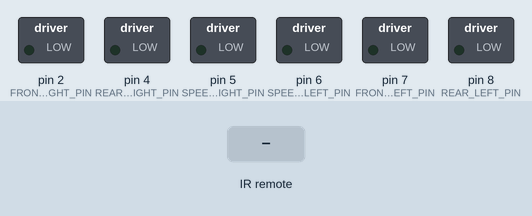
Simulated run of this sketch. Board: Arduino Uno, built with avr-gcc and run on an emulated ATmega328P. On the bench: switched loads named in the sketch (green lamp = pin HIGH). Inputs (shaded band) come from the test bench.

Above: at 1.2 s.
1.3 s: infrared code 0xFF18E7 received
At 2.1 s:
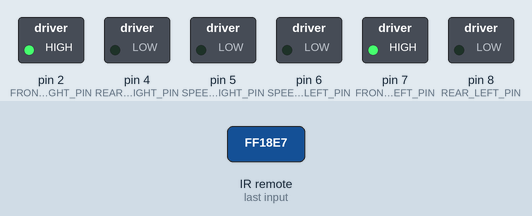
3.3 s: infrared code 0xFF4AB5 received
At 4.8 s:
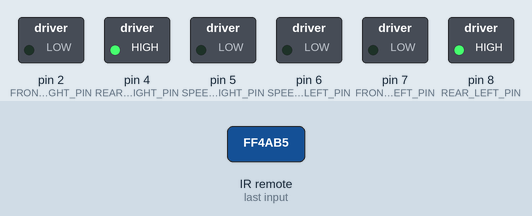
5.3 s: infrared code 0xFF10EF received
At 6.3 s:
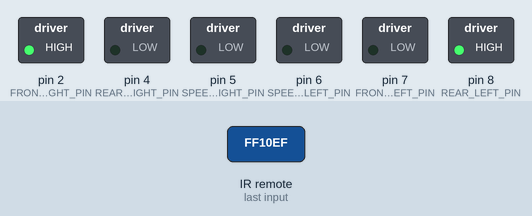
7.3 s: infrared code 0xFF5AA5 received
At 9.0 s:
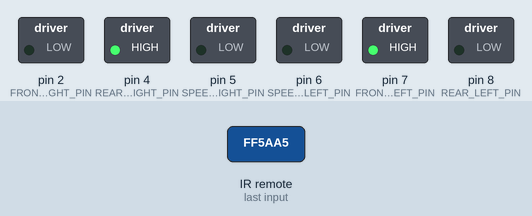
Timing chart, 0 to 10.3 s (numbered marks = the images above; inputs shaded):
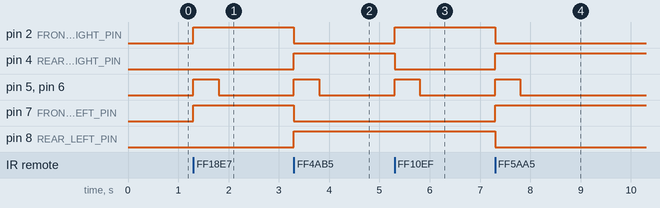

Measured:
- after the input at 1.3 s, pin 2 (FRONT_RIGHT_PIN), pin 7 (FRONT_LEFT_PIN): LOW → HIGH at once; pin 5 (SPEED_RIGHT_PIN), pin 6 (SPEED_LEFT_PIN): LOW → HIGH at once, → LOW 0.50 s later
- after the input at 3.3 s, pin 2 (FRONT_RIGHT_PIN), pin 7 (FRONT_LEFT_PIN): HIGH → LOW at once; pin 4 (REAR_RIGHT_PIN), pin 8 (REAR_LEFT_PIN): LOW → HIGH at once; pin 5 (SPEED_RIGHT_PIN), pin 6 (SPEED_LEFT_PIN): LOW → HIGH at once, → LOW 0.50 s later
- after the input at 5.3 s, pin 2 (FRONT_RIGHT_PIN): LOW → HIGH at once; pin 4 (REAR_RIGHT_PIN): HIGH → LOW at once; pin 5 (SPEED_RIGHT_PIN), pin 6 (SPEED_LEFT_PIN): LOW → HIGH at once, → LOW 0.50 s later
- after the input at 7.3 s, pin 2 (FRONT_RIGHT_PIN), pin 8 (REAR_LEFT_PIN): HIGH → LOW at once; pin 4 (REAR_RIGHT_PIN), pin 7 (FRONT_LEFT_PIN): LOW → HIGH at once; pin 5 (SPEED_RIGHT_PIN), pin 6 (SPEED_LEFT_PIN): LOW → HIGH at once, → LOW 0.50 s later

The sketch:

RemoteCar.ino
```cpp
#include <IRremote.h>

#include "IR.h"
#include "Motors.h"

/*
 * Function used to do initial setup.
 */
void setup() {
  Serial.begin(9600);

  // Start Receiver
  IR::receiver.enableIRIn();

  // Configure INPUT PINS.
  pinMode(IR::PIN, INPUT);

  // Configure OUTPUT PINS.
  pinMode(Motors::SPEED_LEFT_PIN, OUTPUT);
  pinMode(Motors::SPEED_RIGHT_PIN, OUTPUT);
  pinMode(Motors::REAR_LEFT_PIN, OUTPUT);
  pinMode(Motors::REAR_RIGHT_PIN, OUTPUT);
  pinMode(Motors::FRONT_LEFT_PIN, OUTPUT);
  pinMode(Motors::FRONT_RIGHT_PIN, OUTPUT);
}

void loop() {
  if (IR::receiver.decode(&IR::results)) {
    switch (IR::results.value) {
      case IR::REMOTE_LEFT: Motors::left(); break;
      case IR::REMOTE_UP: Motors::forward(); break;
      case IR::REMOTE_RIGHT: Motors::right(); break;
      case IR::REMOTE_DOWN: Motors::reverse(); break;
    }

    IR::receiver.resume();
  }
}
```

IR.h
```cpp
#ifndef IR_H
#define IR_H

namespace IR {
  /*
   * IR value for up button.
   */
  const long REMOTE_UP = 16718055;

  /*
   * IR value for up down.
   */
  const long REMOTE_DOWN = 16730805;

  /*
   * IR value for left button.
   */
  const long REMOTE_LEFT = 16716015;

  /*
   * IR value for right button.
   */
  const long REMOTE_RIGHT = 16734885;

  /*
   * Digital PIN which the IR Receiver will be transmitting data to.
   */
  const int PIN = 3;

  /**
   * Create a new instance of IR Receiver.
   */
  IRrecv receiver(PIN);

  /**
   * Used to store the data the IR Receiver is receiving.
   */
  decode_results results;
}

#endif
```

Motors.h
```cpp
#ifndef MOTORS_H
#define MOTORS_H

namespace Motors {
  /*
   * Analog PIN used to control the speed of the right motors.
   */
  const int SPEED_LEFT_PIN = 6;

  /*
   * Analog PIN used to control the speed of the left motors.
   */
  const int SPEED_RIGHT_PIN = 5;

  /*
   * Digital PIN used to control the rear left motor.
   */
  const int REAR_LEFT_PIN = 8;

  /*
   * Digital PIN used to control the rear right motor.
   */
  const int REAR_RIGHT_PIN = 4;

  /*
   * Digital PIN used to control the front left motor.
   */
  const int FRONT_LEFT_PIN = 7;

  /*
   * Digital PIN used to control the front right motor.
   */
  const int FRONT_RIGHT_PIN = 2;

  /*
   * Default motors speed.
   */
  const int SPEED = 255;

  /*
   * Default movement duration.
   */
  const int MOVEMENT_DURATION = 500;

  /*
   * Function used to speed up the motors.
   */
  void engineOn () {
    digitalWrite(SPEED_LEFT_PIN, SPEED);
    digitalWrite(SPEED_RIGHT_PIN, SPEED);
  }

  /*
   * Function used to slow down the motors.
   */
  void engineOff () {
    digitalWrite(SPEED_LEFT_PIN, 0);
    digitalWrite(SPEED_RIGHT_PIN, 0);
  }

  /*
   * Fuction used to go forward.
   */
  void forward () {
    engineOn();
    digitalWrite(FRONT_RIGHT_PIN, HIGH);
    digitalWrite(REAR_RIGHT_PIN, LOW);
    digitalWrite(FRONT_LEFT_PIN, HIGH);
    digitalWrite(REAR_LEFT_PIN, LOW);
    delay(MOVEMENT_DURATION);
    engineOff();
  }

  /**
   * Function used to go in reverse.
   */
  void reverse () {
    engineOn();
    digitalWrite(FRONT_RIGHT_PIN, LOW);
    digitalWrite(REAR_RIGHT_PIN, HIGH);
    digitalWrite(FRONT_LEFT_PIN, LOW);
    digitalWrite(REAR_LEFT_PIN, HIGH);
    delay(MOVEMENT_DURATION);
    engineOff();
  }

  /**
   * Function used to turn left.
   */
  void left () {
    engineOn();
    digitalWrite(FRONT_RIGHT_PIN, HIGH);
    digitalWrite(REAR_RIGHT_PIN, LOW);
    digitalWrite(FRONT_LEFT_PIN, LOW);
    digitalWrite(REAR_LEFT_PIN, HIGH);
    delay(MOVEMENT_DURATION);
    engineOff();
  }

  /**
   * Function used to turn right.
   */
  void right () {
    engineOn();
    digitalWrite(FRONT_RIGHT_PIN, LOW);
    digitalWrite(REAR_RIGHT_PIN, HIGH);
    digitalWrite(FRONT_LEFT_PIN, HIGH);
    digitalWrite(REAR_LEFT_PIN, LOW);
    delay(MOVEMENT_DURATION);
    engineOff();
  }
}

#endif
```
